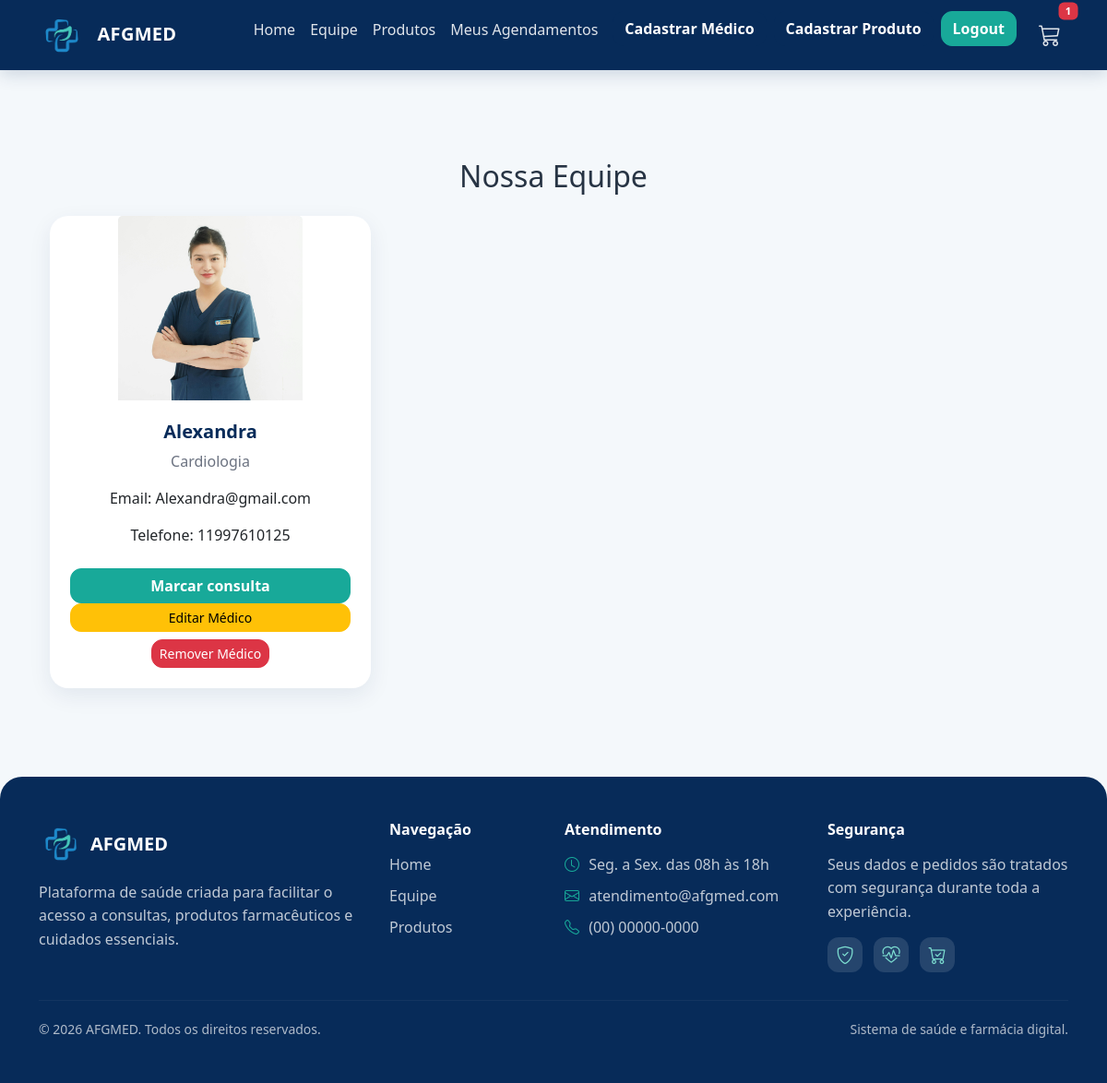
/medicos (signed in), run on the app's committed database.
### projetoafgmed/models.py (models this page shows)
class Medico(database.Model):
    id = database.Column(database.Integer, primary_key=True)
    nome = database.Column(database.String, nullable=False)
    especialidade = database.Column(database.String, nullable=False)
    email = database.Column(database.String)
    telefone = database.Column(database.String)
    foto = database.Column(database.String, default="default.jpg")
    data_criacao = database.Column(database.DateTime, nullable=False, default=datetime.utcnow)

### projetoafgmed/routes.py (the view)
@app.route("/medicos")
@login_required
def medicos():
    return render_template("medicos.html", medicos=Medico.query.all())

### projetoafgmed/models.py (called while the page is built)
@login_manager.user_loader
def load_usuario(id_usuario):
    return Usuario.query.get(int(id_usuario))

### projetoafgmed/routes.py (called while the page is built, shortened)
@app.context_processor
def carrinho_global():
    if current_user.is_authenticated:
        carrinho = Carrinho.query.filter_by(
            id_usuario=current_user.id,
            status="ativo"
        ).first()
        itens = carrinho.itens if carrinho else []
        total = sum(item.quantidade * item.preco_unitario for item in itens)
        quantidade = sum(item.quantidade for item in itens)
        return {
            "carrinho": carrinho,
            "itens_carrinho": itens,
            "total_carrinho": total,
            "quantidade_carrinho": quantidade
        }

### projetoafgmed/templates/medicos.html (shortened to what this page needs)
{% extends "base.html" %}
{% block content %}
<div class="container py-5">
    <h2 class="mb-4 text-center">Nossa Equipe</h2>
    <div class="row row-cols-1 row-cols-md-3 g-4">
        {% for medico in medicos %}
        <div class="col">
            <div class="card h-100 text-center shadow-sm">
                <div class="card-img-container">
                    <img src="{{ url_for('static', filename='fotos_medicos/' ~ medico.foto) }}"
                         class="card-img-top"
                         alt="{{ medico.nome }}">
                </div>
                <div class="card-body d-flex flex-column">
                    <h5 class="card-title fw-bold">{{ medico.nome }}</h5>
                    <p class="text-muted">{{ medico.especialidade }}</p>
                    <p>Email: {{ medico.email }}</p>
                    <p>Telefone: {{ medico.telefone }}</p>
                    <a href="{{ url_for('consultas', medico_id=medico.id) }}" class="btn btn-success mt-2">Marcar consulta</a>
                    {% if current_user.is_admin %}
                    <div class="mt-auto d-grid gap-2">
                        <a href="{{ url_for('editar_medico', id_medico=medico.id) }}" class="btn btn-sm btn-warning">
                            Editar Médico
                        </a>
                        <form action="{{ url_for('remover_medico', id_medico=medico.id) }}" method="post">
                            <button type="submit" class="btn btn-sm btn-danger"
                                    onclick="return confirm('Deseja realmente remover este médico?');">
                                Remover Médico
                            </button>
                        </form>
                    </div>
                    {% endif %}
                </div>
            </div>
        </div>
        {% else %}
        <p class="text-center">Nenhum médico cadastrado.</p>
        {% endfor %}
    </div>
</div>
{% endblock %}

### projetoafgmed/static/css/style.css (style rules this page uses)
body { background: #f4f8fb; color: #273444; font-family: 'Segoe UI', Tahoma, Geneva, Verdana, sans-serif; }
.btn { border-radius: 12px; transition: .2s ease; }
.btn-success { background-color: #18A999; border-color: #18A999; font-weight: 700; }
.card { border: none; border-radius: 20px; overflow: hidden; transition: .25s ease; box-shadow: 0 8px 24px rgba(7,43,89,.08) !important; }
.card-body { padding: 22px; }
.card-title { color: #072B59; }
.card-img-top { background: linear-gradient(180deg, #eef7fb, #ffffff); }
.text-muted { color: #6b7280 !important; }
.card-img-container { width: 100%; height: 200px; overflow: hidden; display: flex; justify-content: center; align-items: center; }
.card-img-container img { width: auto; height: 100%; object-fit: cover; }

### data on the page
Medico: foto (picture), nome "Alexandra", especialidade "Cardiologia", email "Alexandra@gmail.com", telefone "11997610125"

### other printed values
{{ quantidade_carrinho }} "1"
